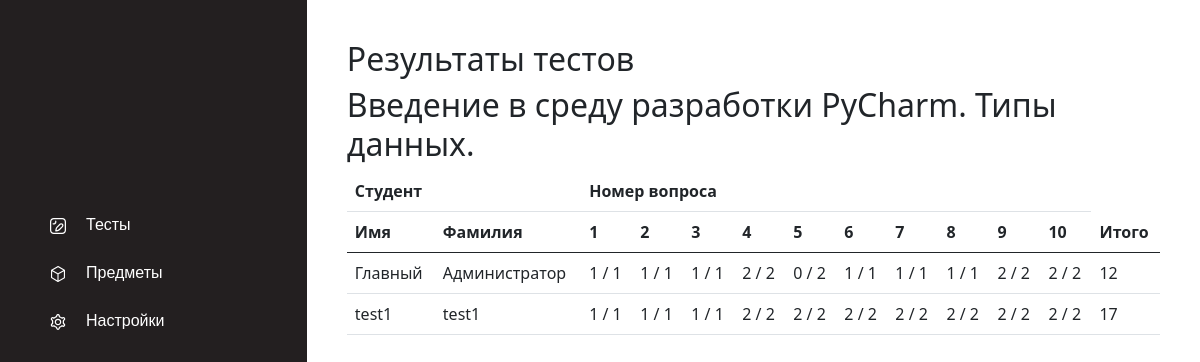
The page /subjects/topics/groups/res/?topic=1 (signed in) on the database its author committed.
### tests/models.py (models this page shows)
class Topic(models.Model):
    subject = models.ForeignKey(Subject, on_delete=models.CASCADE)
    name = models.CharField(max_length=50)

class Test(models.Model):
    user = models.ForeignKey(User, on_delete=models.CASCADE)
    topic = models.ForeignKey(Topic, on_delete=models.CASCADE)
    streak = models.PositiveSmallIntegerField(default=0)
    last_question = models.ForeignKey(Question, on_delete=models.SET_NULL, null=True)
    question_count = models.PositiveSmallIntegerField(default=1)
    total_questions = models.PositiveSmallIntegerField(default=10)
    points = models.PositiveSmallIntegerField(default=0)
    start_time = models.TimeField(default=timezone.now)

class QuestionsData(models.Model):
    difficulty = models.BooleanField(default=False)
    pattern = models.ForeignKey(Pattern, default=0, on_delete=models.CASCADE)
    correct_answer = models.IntegerField()
    heading = models.CharField(max_length=128)
    body = models.TextField()
    answers = models.TextField()
    test = models.ForeignKey(Test, default=0, on_delete=models.CASCADE)
    user_answer = models.IntegerField(default=0)
    counter = models.IntegerField(default=1)
    point = models.IntegerField(default=0)
    max_point=models.IntegerField(default=0)

### account/models.py (models this page shows)
class User(auth_models.AbstractUser):
    active_test = models.PositiveIntegerField(blank=True, null=True)
    study_group = models.ForeignKey(StudyGroup, on_delete=models.SET_NULL, null=True)

### results/views.py (the view)
# urls.py: path('topics/groups/res/', views.show_res, name='show res'),
@login_required(login_url='/account/auth/', redirect_field_name='')
def show_res(request):
    topic = Topic.objects.get(id=request.GET.get("topic"))
    tests = Test.objects.filter(topic=topic)
    total_questions = tests.filter().first().total_questions
    tests = Test.objects.filter(question_count=total_questions)
    total_questions = range(1, total_questions+1)
    questions_data = []
    for test_id in tests:
        questions_data.append(QuestionsData.objects.filter(test=test_id))
    return render(request, 'subjects/res.html', {'topic': topic, 'data': questions_data,
                                                 'tests': tests,
                                                 'tq': total_questions,
                                                 'tqc': len(total_questions)})

### templates/subjects/res.html (shortened to what this page needs)
{% extends "tests/../base.html" %}
{% block content %}
<h2>Результаты тестов</h2>
        <h2>{{ topic.name }}</h2>
    <table class="table">
        <thead>
        <th colspan="2">Студент</th>
        <th colspan="{{ tqc }}">Номер вопроса</th>
        <tr>
            <th scope="col">Имя</th>
            <th scope="col">Фамилия</th>
            {% for qustion_number in tq %}
                <th scope="col">{{ qustion_number }}</th>
            {% endfor %}
            <th>Итого</th>
        </tr>
        </thead>
        <tbody>
              {% for item in tests %}
                <tr>
                    <td>{{ item.user.first_name }}</td>
                    <td>{{ item.user.last_name }}</td>
                    {% for questions in data %}
                        {% for question in questions %}
                            {% if question.test_id == item.id %}
                                <td>{{question.point }} / {{question.max_point}}</td>
                            {% endif %}
                        {% endfor %}
                    {% endfor %}
                    <td>{{ item.points }}</td>
                </tr>
              {% endfor %}
        </tbody>
    </table>
{% endblock %}

### tests/static/css/base.css (style rules this page uses)
html, body { height: 100%; }

### rows shown on the page
Topic: name "Введение в среду разработки PyCharm. Типы данных."
Test: user.first_name "Главный", user.last_name "Администратор", points "12"
QuestionsData: point "1", max_point "1"
QuestionsData: point "1", max_point "1"
QuestionsData: point "1", max_point "1"
QuestionsData: point "2", max_point "2"
QuestionsData: point "0", max_point "2"
QuestionsData: point "1", max_point "1"
QuestionsData: point "1", max_point "1"
QuestionsData: point "1", max_point "1"
QuestionsData: point "2", max_point "2"
QuestionsData: point "2", max_point "2"
Test: user.first_name "test1", user.last_name "test1", points "17"
QuestionsData: point "1", max_point "1"
QuestionsData: point "1", max_point "1"
QuestionsData: point "1", max_point "1"
QuestionsData: point "2", max_point "2"
QuestionsData: point "2", max_point "2"
QuestionsData: point "2", max_point "2"
QuestionsData: point "2", max_point "2"
QuestionsData: point "2", max_point "2"
QuestionsData: point "2", max_point "2"
QuestionsData: point "2", max_point "2"

### other values the page prints
{{ qustion_number }} "1" "2" "3" "4" "5" "6" "7" "8" "9" "10"
